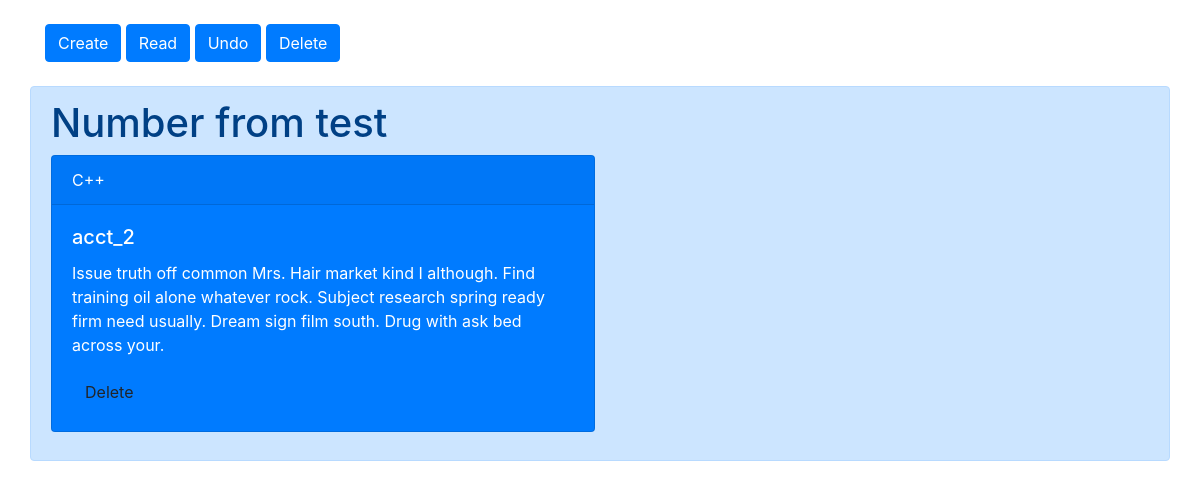
/test_update/24/, run on the app's committed database.
### notes_app/models.py (models this page shows, shortened)
class Note_model(models.Model):
    id = models.AutoField(primary_key=True)
    category = models.CharField(max_length=264)
    title = models.CharField(max_length=264,unique=True)
    note_text = models.CharField(max_length=264,unique=True)

### notes_app/views.py (the view)
# urls.py: path('test_update/<int:num>/', views.test_update, name='test_update'),
def test_update(request, num):
    obj = Note_model.objects.get(id=num)
    if (request.GET.get('DeleteButton')):
        Note_model.objects.filter(id=request.GET.get('DeleteButton')).delete()
        return redirect('read')
    return render(request, 'notes_app/test_update.html', {'note': obj})

### notes_app/templates/notes_app/test_update.html
{% extends 'notes_app/index.html' %}
{% block content %}
<h1>Number from test</h1>
<div class="card text-white bg-primary mb-3" style="max-width: 34rem;">
  <div class="card-header">{{note.category}}</div>
  <div class="card-body">
    <h5 class="card-title">{{note.title}}</h5>
    <p class="card-text">{{note.note_text}}</p>
    <form action="" method="get">
      <button class = "btn btn-default" name="DeleteButton" value="{{ note.id }}">Delete</button>
  </form>
  </div>
</div>
{% endblock %}

### data on the page
Note_model: category "C++", title "acct_2", note_text "Issue truth off common Mrs. Hair market kind I although. Find training oil alone whatever rock. Subject research spring ready firm need usually. Dream sign film south. Drug with ask bed across your."
